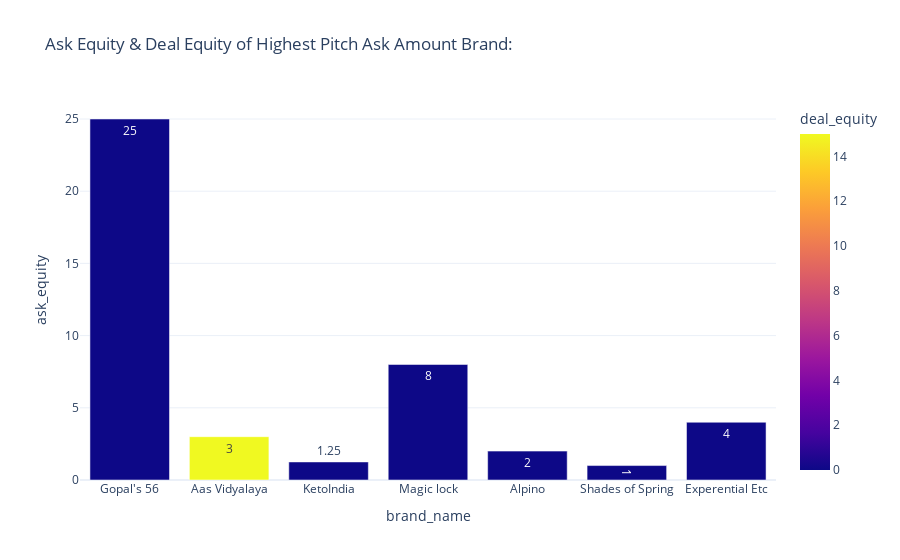

This figure's notebook cell:
### Markdown cell above
### Highest Pitch Ask Amount

### Code cell
high = data[data["pitcher_ask_amount"] > 100]
figure=px.bar(high, x='brand_name', y='ask_equity',title="Ask Equity & Deal Equity of Highest Pitch Ask Amount Brand:",
              text_auto=True, color='deal_equity',
                    template="plotly_white")
figure.show()

### Figure 1 — Plotly figure (JSON) as saved in the notebook; plotly's stock layout.template omitted (floating-point values rounded to 4 significant figures)
{"data": [{"alignmentgroup": "True", "hovertemplate": "brand_name=%{x}<br>ask_equity=%{y}<br>deal_equity=%{marker.color}<extra></extra>", "legendgroup": "", "marker": {"color": [0, 15, 0, 0, 0, 0, 0], "coloraxis": "coloraxis", "pattern": {"shape": ""}}, "name": "", "offsetgroup": "", "orientation": "v", "showlegend": false, "textposition": "auto", "texttemplate": "%{y}", "type": "bar", "x": ["Gopal's 56", "Aas Vidyalaya", "KetoIndia", "Magic lock", "Alpino", "Shades of Spring", "Experential Etc"], "xaxis": "x", "y": [25, 3, 1.25, 8, 2, 1, 4], "yaxis": "y"}], "layout": {"autosize": true, "barmode": "relative", "coloraxis": {"colorbar": {"title": {"text": "deal_equity"}}, "colorscale": [[0, "#0d0887"], [0.1111, "#46039f"], [0.2222, "#7201a8"], [0.3333, "#9c179e"], [0.4444, "#bd3786"], [0.5556, "#d8576b"], [0.6667, "#ed7953"], [0.7778, "#fb9f3a"], [0.8889, "#fdca26"], [1, "#f0f921"]]}, "legend": {"tracegroupgap": 0}, "title": {"text": "Ask Equity & Deal Equity of Highest Pitch Ask Amount Brand:"}, "xaxis": {"anchor": "y", "autorange": true, "domain": [0, 1], "range": [-0.5, 6.5], "title": {"text": "brand_name"}, "type": "category"}, "yaxis": {"anchor": "x", "autorange": true, "domain": [0, 1], "range": [0, 26.32], "title": {"text": "ask_equity"}, "type": "linear"}}}
